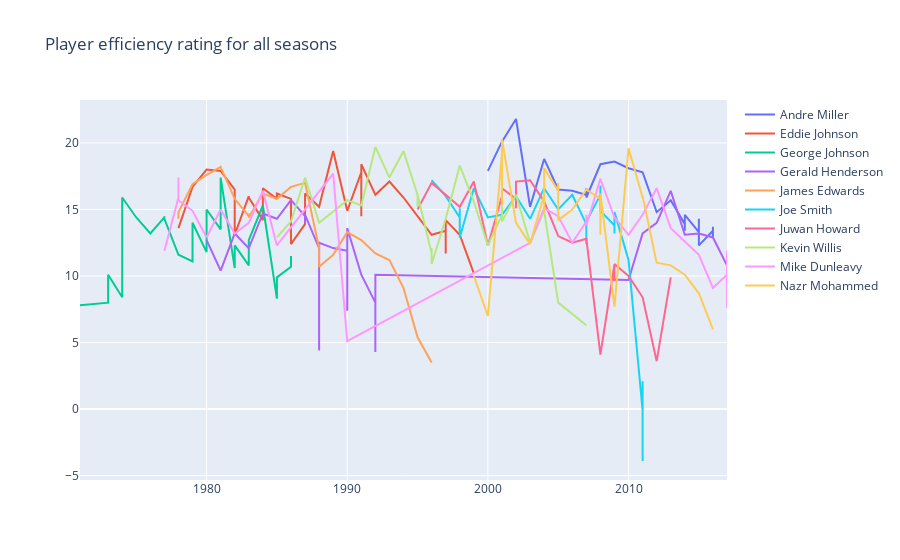

Notebook code cell kept with this figure:
### Code cell
data2 = []
for player, group in PER_player:
    data2.append(go.Scatter(
        x = group['Year'],
        y = group['PER'],
        name = player
    ))

fig2 = go.Figure(data = data2, layout = {'title': 'Player efficiency rating for all seasons'})

iplot(fig2, show_link = False)
